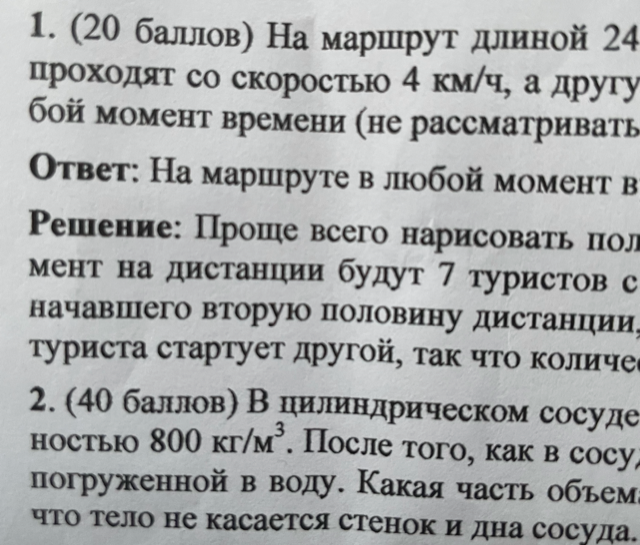
#> input picture lab_1/image/chars1.png, 640 x 545 px
$ jupyter execute --allow-errors lab1_cv.ipynb
#> lines starting #> are read from the running program, lines starting #| are printed output that depends on the picture; after the words box and inside, x2 and y2 are one past the last pixel; in counts of white or black regions, pixels touching at a corner belong together
[cell 1]
import cv2
import numpy as np
import matplotlib.pyplot as plt
import pytesseract

Немного поигрался с заданием на 6

[cell 2]
pytesseract.pytesseract.tesseract_cmd = r"C:/tesseract/tesseract.exe"

[cell 3]
image_for_6 = cv2.imread("./image/chars1.png")
#> image_for_6 is the input picture: shape (545, 640, 3); mean B, G, R 170.7, 170.4, 168.6

[cell 4]
plt.figure(figsize=(10, 10))
plt.axis('off')
plt.imshow(image_for_6)
plt.show()

#> (a cell that did not finish here is left out)

#> (a cell that did not finish here is left out)

Задание на 8

[cell 7]
image_for_8 = cv2.imread('./image/road1.png')
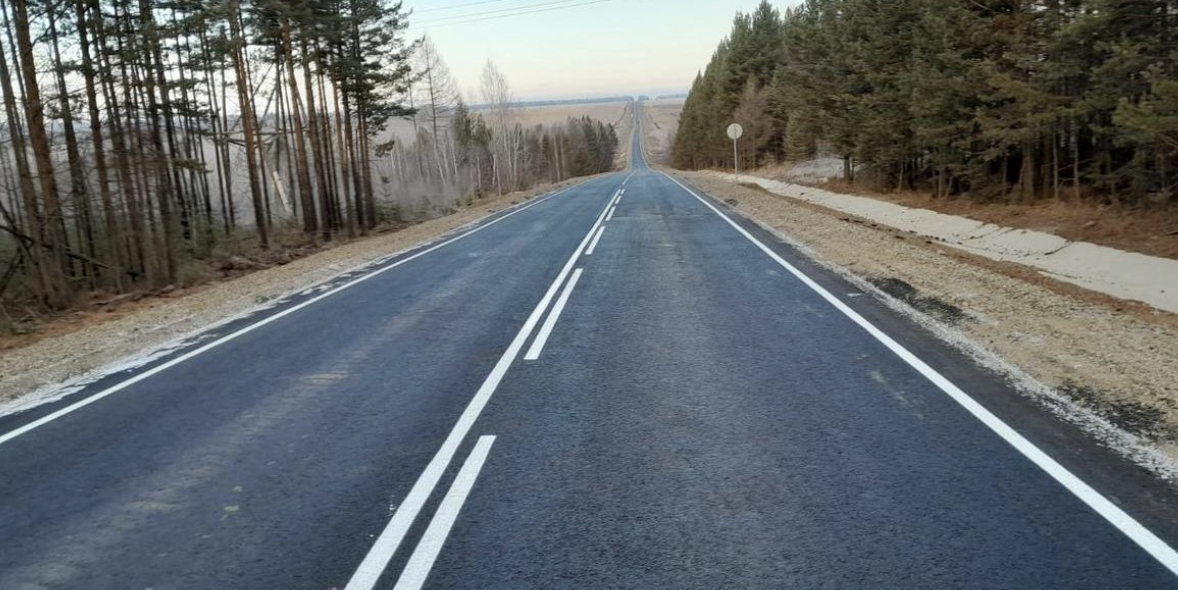
#> input picture lab_1/image/road1.png, 1178 x 590 px
#> image_for_8 is the input picture: shape (590, 1178, 3); mean B, G, R 106.6, 104.4, 99.2
image_for_8 = cv2.cvtColor(image_for_8, cv2.COLOR_BGR2RGB)

[cell 8]
print(image_for_8.shape)
#| (590, 1178, 3)
plt.figure(figsize=(10, 10))
plt.axis('off')
plt.imshow(image_for_8)
plt.show()

[cell 9]
image_for_8_gray = cv2.cvtColor(image_for_8, cv2.COLOR_RGB2GRAY)
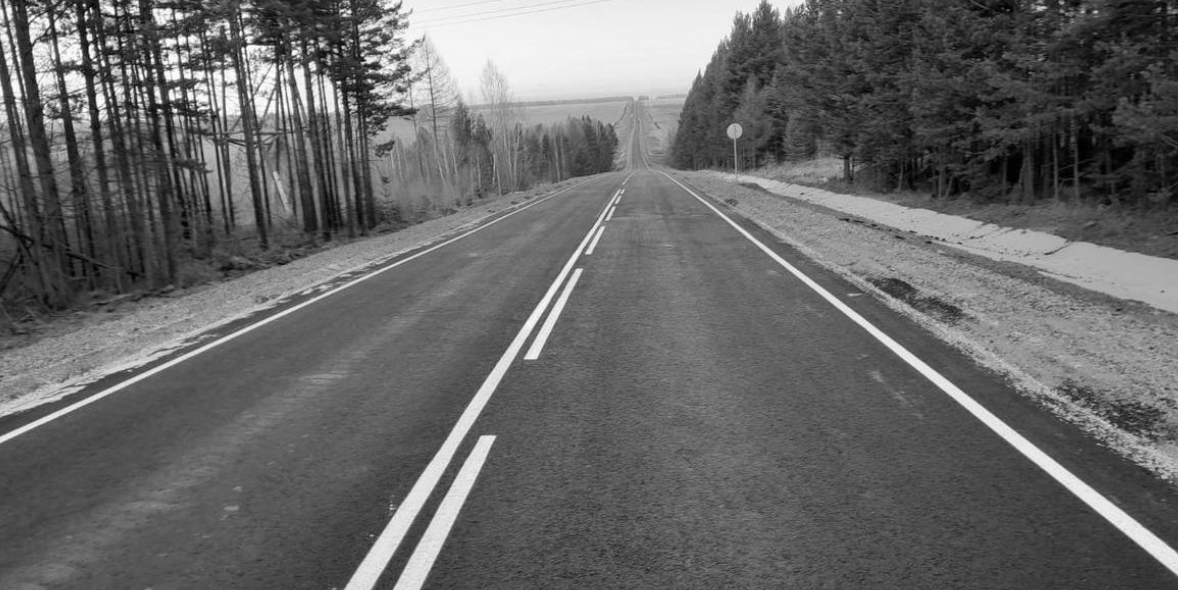
#> image_for_8_gray: shape (590, 1178); min 0, max 255, mean 103.1

[cell 10]
print(image_for_8_gray.shape)
#| (590, 1178)
plt.figure(figsize=(10, 10))
plt.axis('off')
plt.imshow(image_for_8_gray, cmap = 'gray')
plt.show()

[cell 11]
image_for_8_gray_blur = cv2.GaussianBlur(image_for_8_gray, ksize=(9, 9), sigmaX=0)

[cell 12]
print(image_for_8_gray_blur.shape)
#| (590, 1178)
plt.figure(figsize=(10, 10))
plt.axis('off')
plt.imshow(image_for_8_gray_blur, cmap = 'gray')
plt.show()

[cell 13]
image_for_8_gray_blur_edges = cv2.Canny(image_for_8_gray_blur, threshold1=200, threshold2=300)
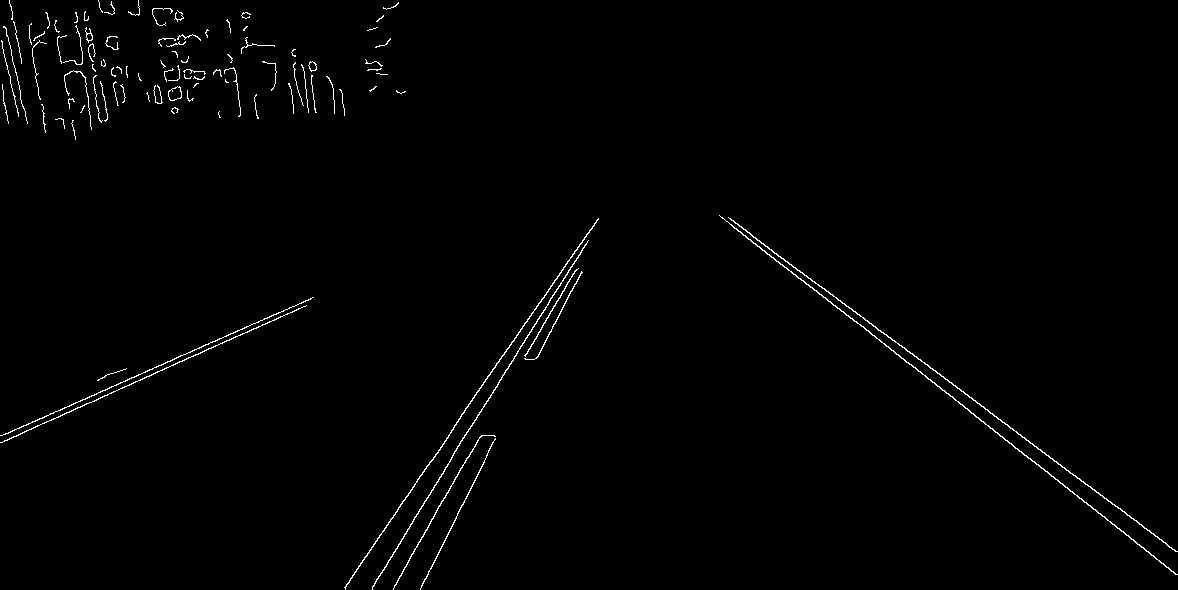
#> image_for_8_gray_blur_edges: shape (590, 1178); 0.99% white in thin lines or dots

[cell 14]
print(image_for_8_gray_blur_edges.shape)
#| (590, 1178)
plt.figure(figsize=(10, 10))
plt.axis('off')
plt.imshow(image_for_8_gray_blur_edges, cmap = 'gray')
plt.show()

[cell 15]
lines = cv2.HoughLinesP(image=image_for_8_gray_blur_edges, rho=1, theta=np.pi/180, threshold=250, minLineLength=300, maxLineGap=50)
#> lines = [[719, 215, 1133, 539], [376, 579, 587, 241], [1, 435, 313, 297]]
lines = lines.reshape(lines.shape[0], lines.shape[-1])
lines
#> Out has the same summary as lines

[cell 16]
img_results = image_for_8.copy()
for line in lines:
    img_results = cv2.line(img=img_results, pt1=line[:2], pt2=line[2:4], color=(255,0,0), thickness=15)
#> this loop made 3 passes
#> pass 1, `img_results = cv2.line(img=img_results, pt1=line[:2], pt2=line[2:4], c..`:
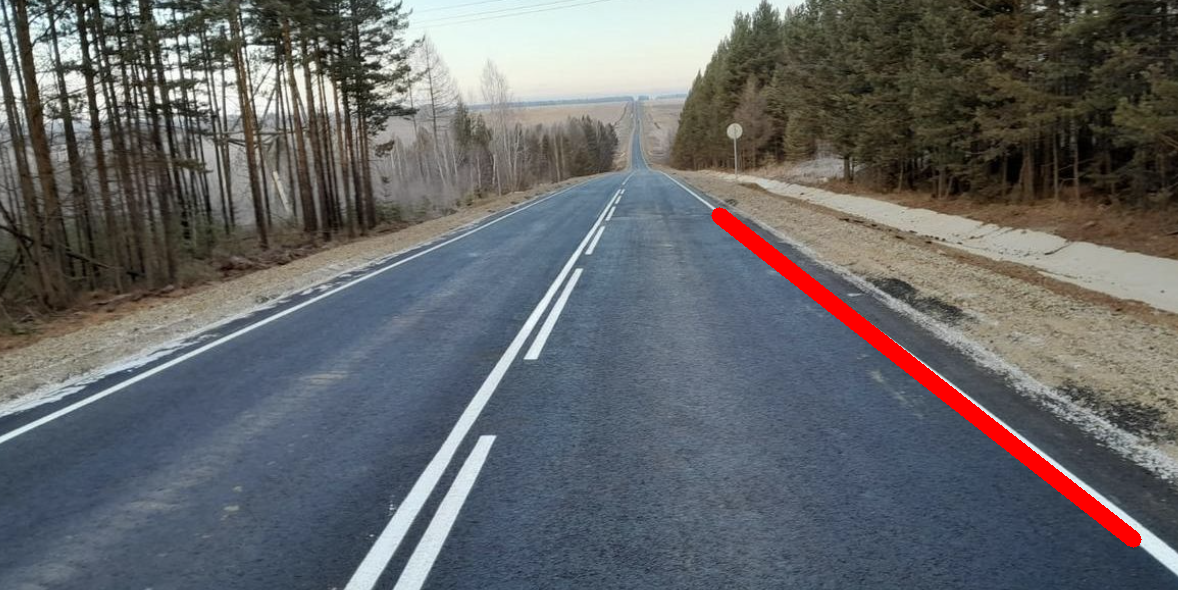
#> img_results: shape (590, 1178, 3); mean R, G, B 100.7, 102.5, 104.5
#> pass 2, `img_results = cv2.line(img=img_results, pt1=line[:2], pt2=line[2:4], c..`:
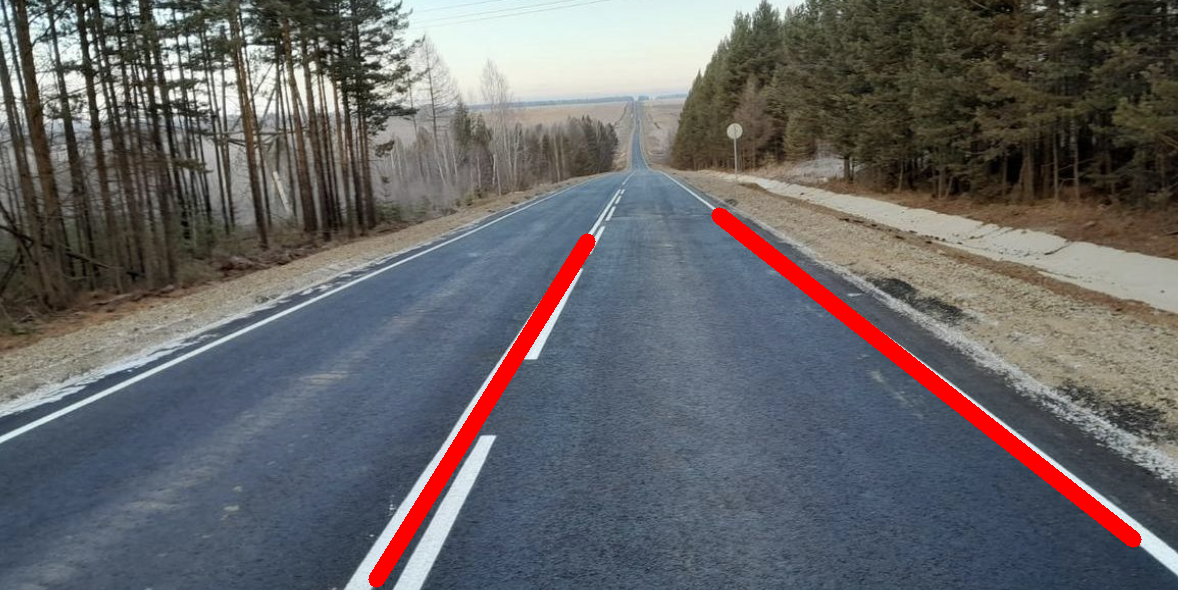
#> img_results: shape (590, 1178, 3); 0.98% of pixels changed, all inside (x1, y1, x2, y2) = (368, 233, 596, 588)
#> pass 3, `img_results = cv2.line(img=img_results, pt1=line[:2], pt2=line[2:4], c..`:
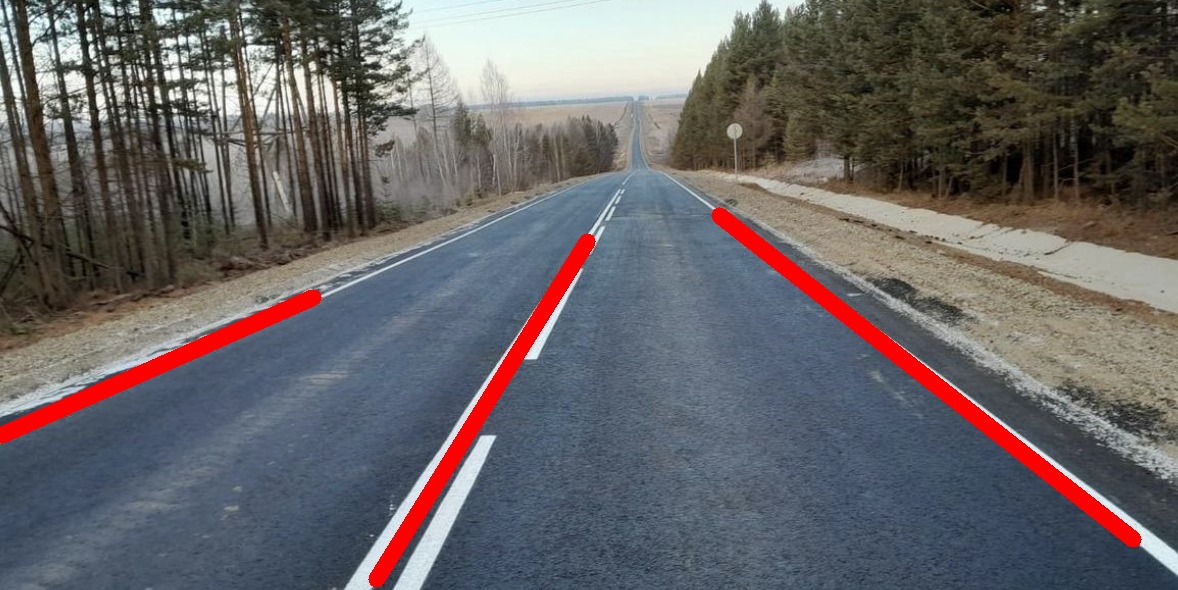
#> img_results: shape (590, 1178, 3); 0.84% of pixels changed, all inside (x1, y1, x2, y2) = (0, 289, 322, 444)

[cell 17]
print(img_results.shape)
#| (590, 1178, 3)
plt.figure(figsize=(10, 10))
plt.axis('off')
plt.imshow(img_results, cmap = 'gray')
plt.show()

[cell 18]
intersection_point = []

[cell 19]
x1, y1, x2, y2 = lines[0]
#> x1 = 719; y1 = 215; x2 = 1133; y2 = 539
x3, y3, x4, y4 = lines[1]
#> x3 = 376; y3 = 579; x4 = 587; y4 = 241
px= ( (x1*y2-y1*x2)*(x3-x4)-(x1-x2)*(x3*y4-y3*x4) ) / ( (x1-x2)*(y3-y4)-(y1-y2)*(x3-x4) )
#> px = 641.2
py= ( (x1*y2-y1*x2)*(y3-y4)-(y1-y2)*(x3*y4-y3*x4) ) / ( (x1-x2)*(y3-y4)-(y1-y2)*(x3-x4) )
#> py = 154.1
intersection_point.append(np.array([px, py], dtype=np.int32))
intersection_point[0]
#> Out = [641, 154]

[cell 20]
x1, y1, x2, y2 = lines[0]
x3, y3, x4, y4 = lines[2]
#> x3 = 1; y3 = 435; x4 = 313; y4 = 297
px= ( (x1*y2-y1*x2)*(x3-x4)-(x1-x2)*(x3*y4-y3*x4) ) / ( (x1-x2)*(y3-y4)-(y1-y2)*(x3-x4) )
#> px = 639.3
py= ( (x1*y2-y1*x2)*(y3-y4)-(y1-y2)*(x3*y4-y3*x4) ) / ( (x1-x2)*(y3-y4)-(y1-y2)*(x3-x4) )
#> py = 152.7
intersection_point.append(np.array([px, py], dtype=np.int32))
intersection_point[1]
#> Out = [639, 152]

[cell 21]
x1, y1, x2, y2 = lines[1]
#> x1 = 376; y1 = 579; x2 = 587; y2 = 241
x3, y3, x4, y4 = lines[2]
px= ( (x1*y2-y1*x2)*(x3-x4)-(x1-x2)*(x3*y4-y3*x4) ) / ( (x1-x2)*(y3-y4)-(y1-y2)*(x3-x4) )
#> px = 643.2
py= ( (x1*y2-y1*x2)*(y3-y4)-(y1-y2)*(x3*y4-y3*x4) ) / ( (x1-x2)*(y3-y4)-(y1-y2)*(x3-x4) )
#> py = 150.9
intersection_point.append(np.array([px, py], dtype=np.int32))
intersection_point[2]
#> Out = [643, 150]

[cell 22]
common_intersection = np.mean(intersection_point, axis=0, dtype=np.int32)
#> common_intersection = [641, 152]
common_intersection
#> Out = [641, 152]

[cell 23]
img_results = cv2.circle(img=img_results, center=common_intersection, radius=1, color=(255,165,0), thickness=15)
#> img_results: shape (590, 1178, 3); 0.04% of pixels changed, all inside (x1, y1, x2, y2) = (632, 143, 651, 162)

[cell 24]
print(img_results.shape)
#| (590, 1178, 3)
